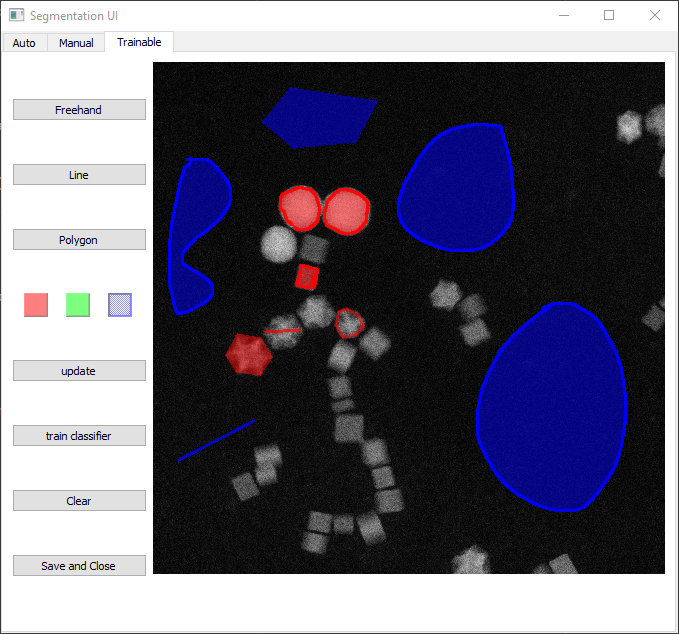
#> input picture _images/TrainUI.png, 679 x 634 px
$ python -i segimgs.py   (imports and definitions only)   (older library calls are emulated)
#> lines starting #> are read from the running program, lines starting #| are printed output that depends on the picture
### ParticleSpy/custom_kernels.py
# -*- coding: utf-8 -*-
"""
Created on Tues Oct 27 10:13 2020

@author: CBell
"""

import numpy as np
from skimage.transform import rotate
from skimage import filters
from scipy.ndimage import convolve
from skimage.exposure import rescale_intensity

def membrane_projection(image):
    """
    creates a set of features  from a 19by19 kernel with the central column set
    as ones, rotated through 180 degrees and z projected into one image using 6
    different methods.

    Parameters
    ----------
    image : greyscale image for feature creation.

    Returns
    -------
    6 features for

    """
    kernel = np.zeros([19,19])
    kernel[:,9] = 1

    convolved_set = np.zeros([image.shape[0], image.shape[1],30])
    feature_stack = np.zeros([image.shape[0], image.shape[1], 6])

    for r in range(30):
        rot_kernel = rotate(kernel, (r*6))
        convolved_set[:,:,r] = convolve(image,rot_kernel)
        feature_stack[:,:,0] = feature_stack[:,:,0] + convolved_set[:,:,r]

    feature_stack[:,:,1] = feature_stack[:,:,0]/6
    feature_stack[:,:,2] = np.std(convolved_set, axis=2)
    feature_stack[:,:,3] = np.median(convolved_set, axis=2)
    feature_stack[:,:,4] = np.max(convolved_set, axis=2)
    feature_stack[:,:,5] = np.min(convolved_set, axis=2)

    return feature_stack

# [5 lines left out: function laplacian, not called in this run]

### ParticleSpy/ParticleAnalysis.py
# -*- coding: utf-8 -*-
"""
Created on Tue Jul 31 13:35:23 2018

@author: qzo13262
"""

from ParticleSpy.segptcls import process
import numpy as np
from ParticleSpy.ptcl_class import Particle, Particle_list
from ParticleSpy.custom_kernels import membrane_projection
from skimage import filters, morphology
from skimage.measure import label, regionprops, perimeter
from sklearn import preprocessing
from sklearn.cluster import DBSCAN, KMeans
import ParticleSpy.find_zoneaxis as zone
import warnings
import h5py
import inspect
import pandas as pd
import trackpy
import os

# [272 lines left out: functions ParticleAnalysis, ParticleAnalysisSeries, timeseriesanalysis, store_image, store_maps, store_spectrum and 1 more, not called in this run]

class parameters(object):
    """A parameters object."""

    # [85 lines left out: functions generate, generate_eds, save, load, not called in this run]


class trainableParameters(object):
    """A parameters object for trainable segmentation."""

    def __init__(self,gaussian = [True,1], diff_gaussian = [True,[False,1],1,16],
                      median = [True,[False,1],20], minimum = [True,[False,1],20],
                      maximum = [True,[False,1],20], sobel = [True,[True,1]],
                      hessian = [False,[False,1]], laplacian = [False,[False,1]],
                      membrane = [[False,1],True,False,False,False,False,False]):
        self.gaussian = gaussian
        self.diff_gaussian = diff_gaussian
        self.median = median
        self.minimum = minimum
        self.maximum = maximum
        self.sobel = sobel
        self.hessian = hessian
        self.laplacian = laplacian
        self.membrane = membrane

    # [25 lines left out: functions setGlobalSigma, setGlobalDiskSize, setGlobalPrefilter, not called in this run]

    def setGaussian(self,enabled = True, sigma = 1):
        self.gaussian=[enabled,sigma]

    def setDiffGaussian(self,enabled = True, prefilter=True, prefilter_sigma = 1, low_sigma=1,high_sigma=16):
        self.diff_gaussian=[enabled,[prefilter,prefilter_sigma],low_sigma,high_sigma]

    def setMedian(self,enabled = True, prefilter=True, prefilter_sigma = 1, disk_size=20):
        self.median=[enabled,[prefilter,prefilter_sigma],disk_size]

    def setMinimum(self,enabled = True, prefilter=True, prefilter_sigma = 1, disk_size=20):
        self.minimum=[enabled,[prefilter,prefilter_sigma],disk_size]

    def setMaximum(self,enabled = True, prefilter=True, prefilter_sigma = 1, disk_size=20):
        self.maximum=[enabled,[prefilter,prefilter_sigma],disk_size]

    def setSobel(self,enabled = True, prefilter=True, prefilter_sigma = 1):
        self.sobel=[enabled,[prefilter,prefilter_sigma]]

    def setHessian(self,enabled = True, prefilter=True, prefilter_sigma = 1):
        self.hessian=[enabled,[prefilter,prefilter_sigma]]

    def setLaplacian(self,enabled = True, prefilter=True, prefilter_sigma = 1):
        self.laplacian=[enabled,[prefilter,prefilter_sigma]]

    def setMembrane(self,enabled = True, prefilter=True, prefilter_sigma = 1,summ = True,mean = True, stddev = True, maximum = True, minimum = True, median = True):
        self.membrane=[[prefilter, prefilter_sigma], summ, mean, stddev, maximum, minimum, median]

### ParticleSpy/segimgs.py
import numpy as np
from scipy import ndimage as ndi
from skimage import filters, morphology, util
from skimage.exposure import rescale_intensity
from skimage.measure import label, perimeter, regionprops
from sklearn import preprocessing

from ParticleSpy.custom_kernels import laplacian, membrane_projection
from ParticleSpy.ParticleAnalysis import trainableParameters


def CreateFeatures(image, parameters=None):
    """
    Creates set of features for data classification

    Parameters
    ----------
    image : greyscale image for segmentation
    trainable segmentation parameters

    Returns
    -------
    set of chosen features of the inputted image.
    """
    if parameters == None:
        parameters = trainableParameters()
    shape = [image.shape[0], image.shape[1], 1]

    image_stack = np.zeros(shape, dtype=np.float16)
    one_im = rescale_intensity(image, out_range = (-1,1))
    temp = util.img_as_ubyte(rescale_intensity(image, out_range=(0,1)))

    if parameters.gaussian[0]:
        new_layer = np.reshape(filters.gaussian(image,parameters.gaussian[1]),shape)
        image_stack = np.concatenate((image_stack, new_layer), axis=2)

    if parameters.diff_gaussian[0]:
        par = parameters.diff_gaussian
        if par[1][0]:
            blur = filters.gaussian(image,par[1][1])
            new_layer = np.reshape(filters.difference_of_gaussians(blur, low_sigma=par[2],high_sigma=par[3]), shape)
        else:
            new_layer = np.reshape(filters.difference_of_gaussians(image, low_sigma=par[2],high_sigma=par[3]), shape)
        image_stack = np.concatenate((image_stack, new_layer), axis=2)

    if parameters.median[0]:
        par = parameters.median
        if par[1][0]:
            blur = filters.gaussian(one_im,par[1][1])
            new_layer = np.reshape(filters.median(blur, morphology.disk(par[2])),shape)
        else:
            new_layer = np.reshape(filters.median(one_im, morphology.disk(par[2])),shape)
        image_stack = np.concatenate((image_stack, new_layer), axis=2)

    if parameters.minimum[0]:
        par = parameters.minimum
        if par[1][0]:
            blur = filters.gaussian(temp,par[1][1])
            new_layer = np.reshape(filters.rank.minimum(blur, morphology.disk(par[2])),shape)
        else:
            new_layer = np.reshape(filters.rank.minimum(temp, morphology.disk(par[2])),shape)
        image_stack = np.concatenate((image_stack, new_layer), axis=2)

    if parameters.maximum[0]:
        par = parameters.maximum
        if par[1][0]:
            blur = filters.gaussian(temp,par[1][1])
            new_layer = np.reshape(filters.rank.maximum(blur, morphology.disk(par[2])),shape)
        else:
            new_layer = np.reshape(filters.rank.maximum(temp, morphology.disk(par[2])),shape)
        image_stack = np.concatenate((image_stack, new_layer), axis=2)

    if parameters.sobel[0]:
        par = parameters.sobel
        if par[1][0]:
            blur = filters.gaussian(image,par[1][1])
            new_layer = np.reshape(filters.sobel(blur),shape)
        else:
            new_layer = np.reshape(filters.sobel(image),shape)
        image_stack = np.concatenate((image_stack, new_layer), axis=2)

    if parameters.hessian[0]:
        par = parameters.hessian
        if par[1][0]:
            blur = filters.gaussian(image,par[1][1])
            new_layer = np.reshape(filters.hessian(blur),shape)
        else:
            new_layer = np.reshape(filters.hessian(image),shape)
        image_stack = np.concatenate((image_stack, new_layer), axis=2)

    if parameters.laplacian[0]:
        par = parameters.laplacian
        if par[1][0]:
            blur = filters.gaussian(image,par[1][1])
            new_layer = np.reshape(laplacian(blur),shape)
        else:
            new_layer = np.reshape(filters.laplacian(image),shape)
        image_stack = np.concatenate((image_stack, new_layer), axis=2)

    if True in parameters.membrane[1:]:
        par = parameters.membrane
        if par[0][0]:
            temp_im = filters.gaussian(image,par[0][1])
        else:
            temp_im = image
        indexes = np.asarray(par[1:], dtype=np.bool_)
        mem_layers = membrane_projection(image)[:,:,indexes]

        if par[1:] == [1,1,1,1,1,1]:
            mem_layers = np.squeeze(mem_layers)
        image_stack = np.append(image_stack, mem_layers, axis=2)

    return image_stack[:,:,1:]

# [206 lines left out: functions ClusterLearn, ClusterTrained, ClassifierSegment, toggle_channels, remove_large_objects, not called in this run]

>>> import cv2
>>> picture = cv2.imread('../_images/TrainUI.png', cv2.IMREAD_GRAYSCALE)
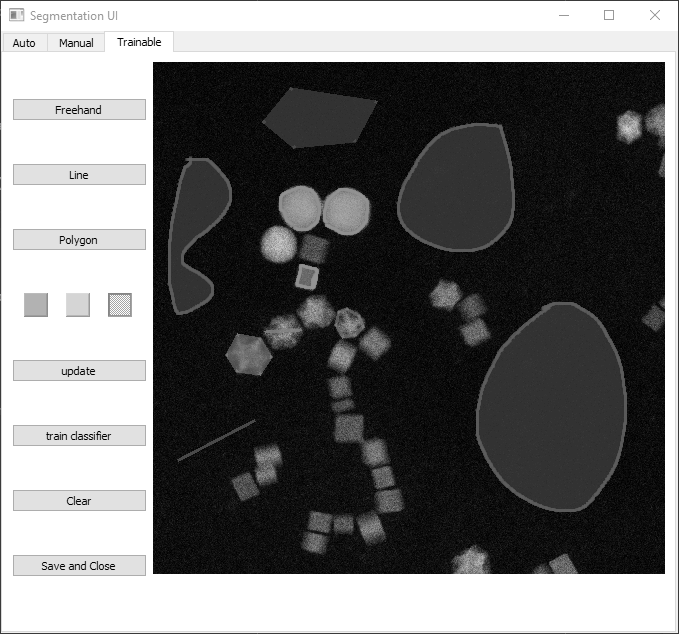
#> picture: shape (634, 679); min 0, max 255, mean 112.4
>>> result = CreateFeatures(picture)
#> in CreateFeatures, `new_layer = np.reshape(filters.difference_of_gaussians(image, low_sigm..`:
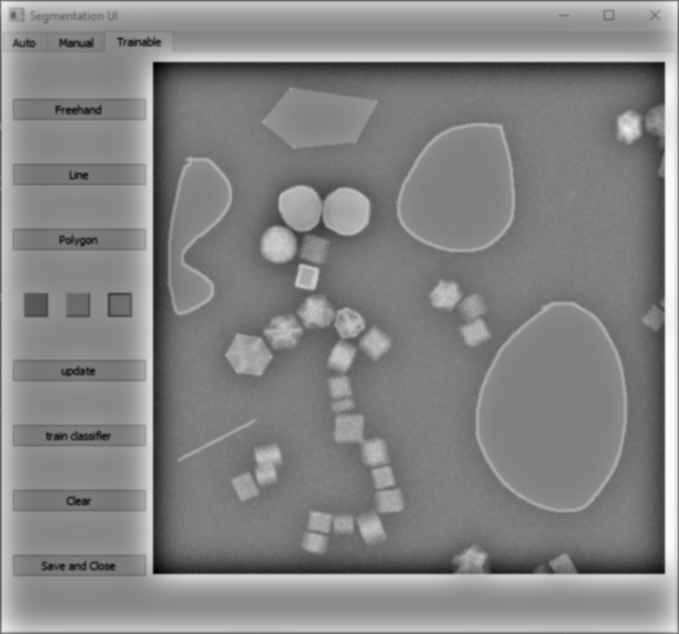
#> new_layer: shape (634, 679, 1) float64; min -0.622, max 0.618, mean 0.0246; drawn with min black and max white
#> in CreateFeatures, `image_stack = np.concatenate((image_stack, new_layer), axis=2)`:
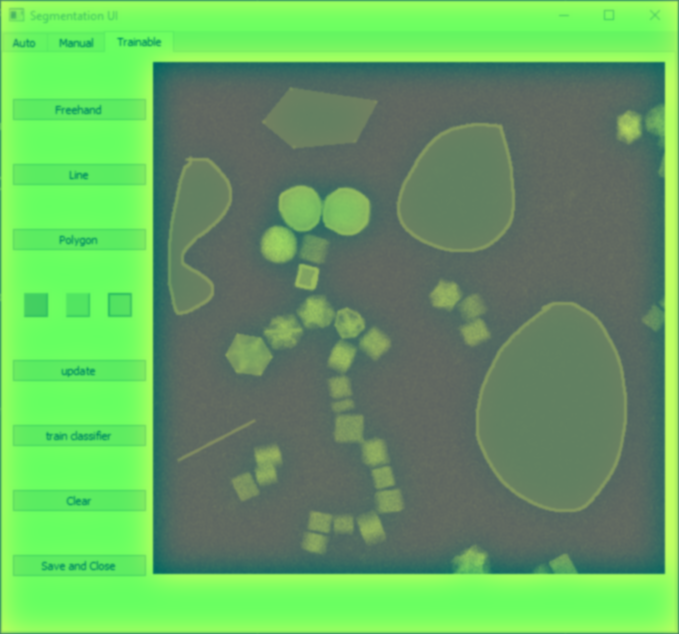
#> image_stack: shape (634, 679, 3) float64; mean of channels 0, 1, 2 0, 0.44, 0.0246; drawn with min black and max white
#> in CreateFeatures, `image_stack = np.concatenate((image_stack, new_layer), axis=2)`:
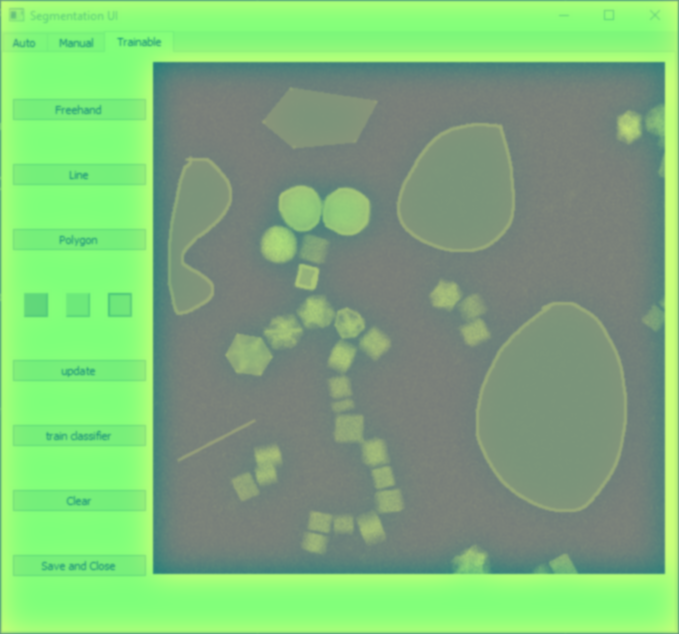
#> image_stack: shape (634, 679, 4) float64; mean of channels 0, 1, 2, 3 0, 0.44, 0.0246, -0.145; drawn with min black and max white
#> in CreateFeatures, `new_layer = np.reshape(filters.rank.maximum(temp, morphology.disk(par[..`:
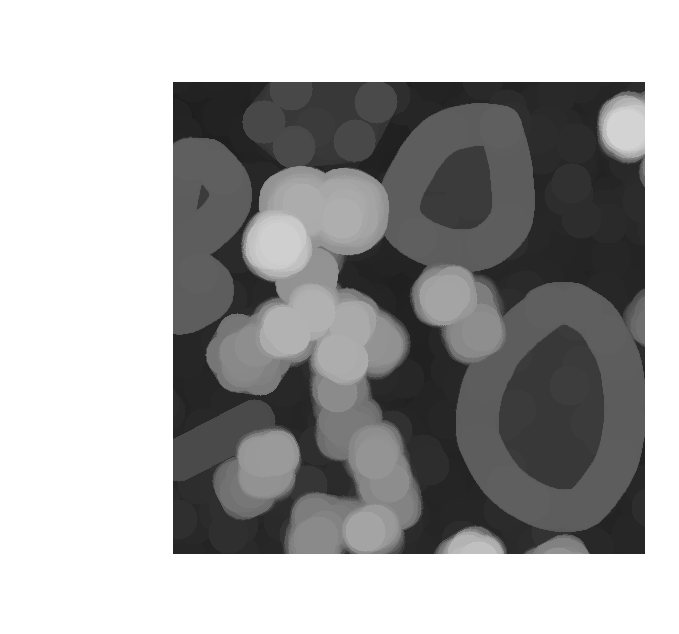
#> new_layer: shape (634, 679, 1); min 29, max 255, mean 167.5
#> in CreateFeatures, `new_layer = np.reshape(filters.sobel(blur),shape)`:
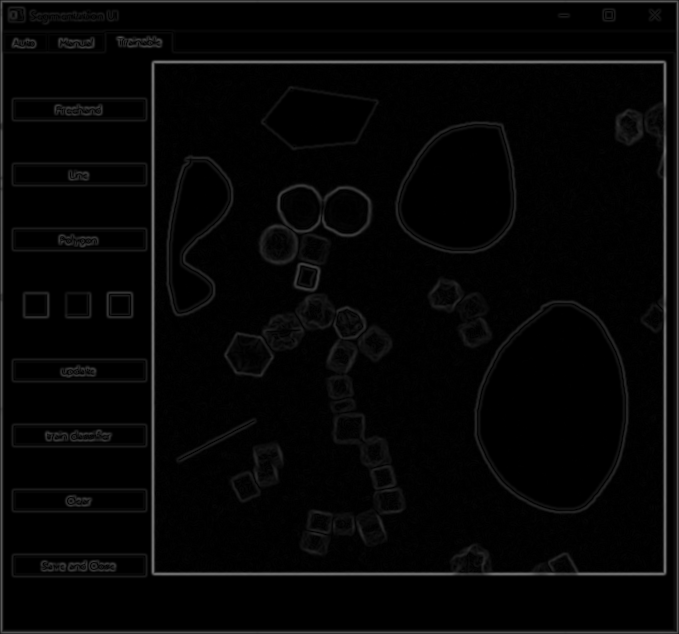
#> new_layer: shape (634, 679, 1) float64; min 0, max 0.445, mean 0.023
#> in CreateFeatures, `mem_layers = membrane_projection(image)[:,:,indexes]`:
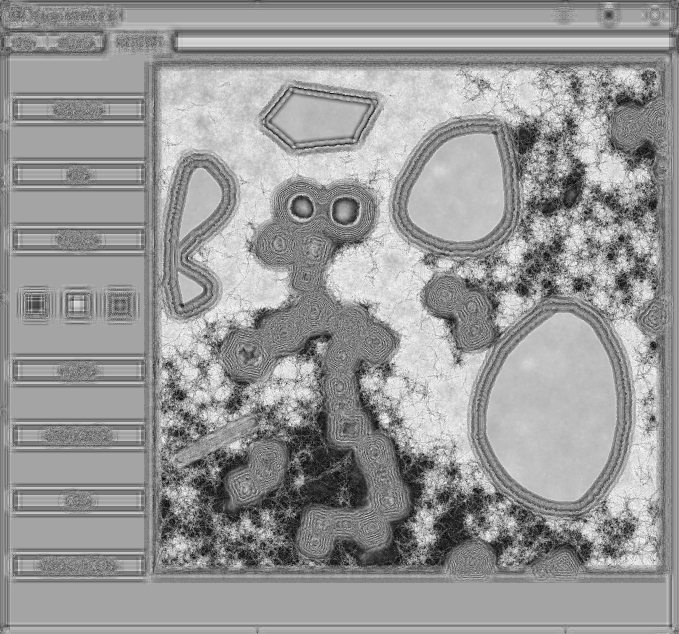
#> mem_layers: shape (634, 679, 1) float64; min 487, max 7156, mean 4482.3; drawn with min black and max white

$ run again, on _images/manual_segui.png
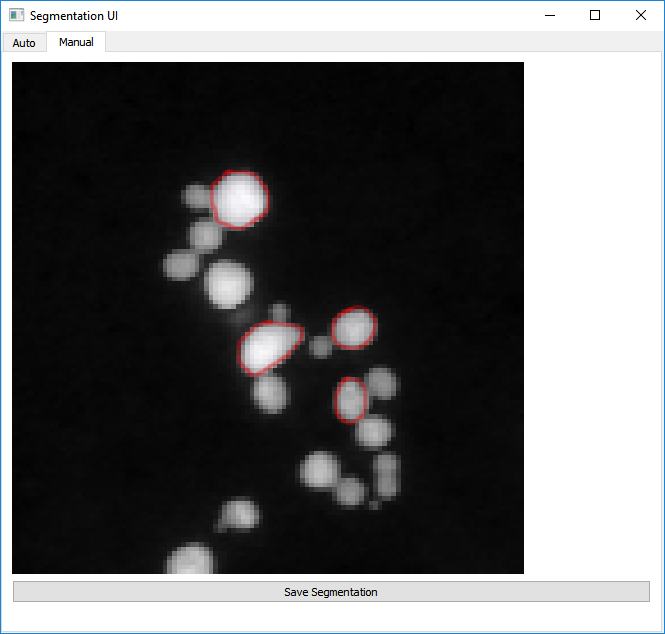
#> input picture _images/manual_segui.png, 665 x 634 px
#> in CreateFeatures, `image_stack = np.concatenate((image_stack, new_layer), axis=2)`:
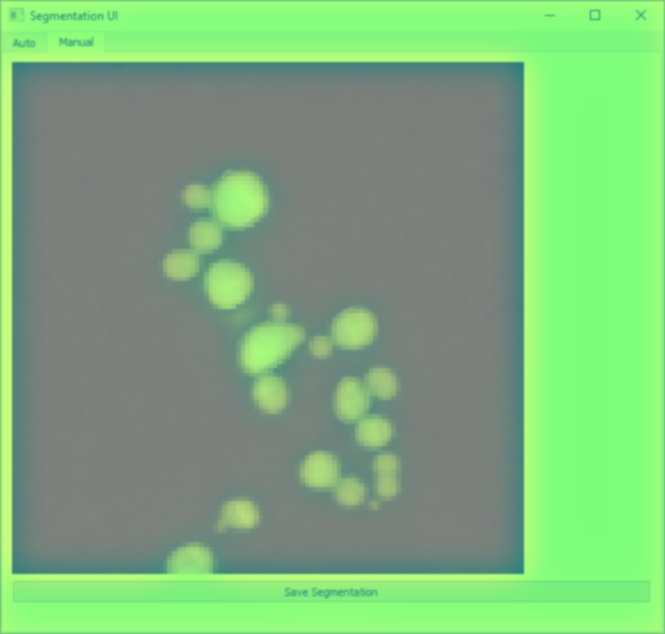
#> image_stack: shape (634, 665, 4) float64; mean of channels 0, 1, 2, 3 0, 0.419, 0.0147, -0.186; drawn with min black and max white
#> in CreateFeatures, `mem_layers = membrane_projection(image)[:,:,indexes]`:
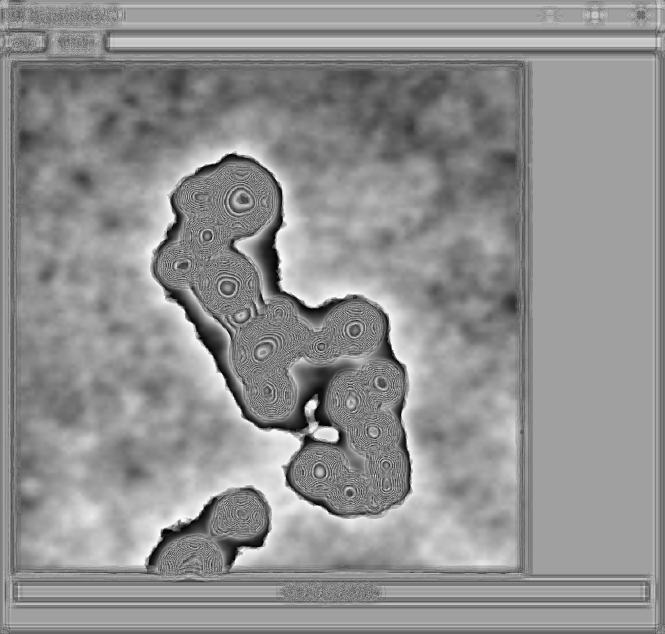
#> mem_layers: shape (634, 665, 1) float64; min 153, max 7521, mean 4343.7; drawn with min black and max white
